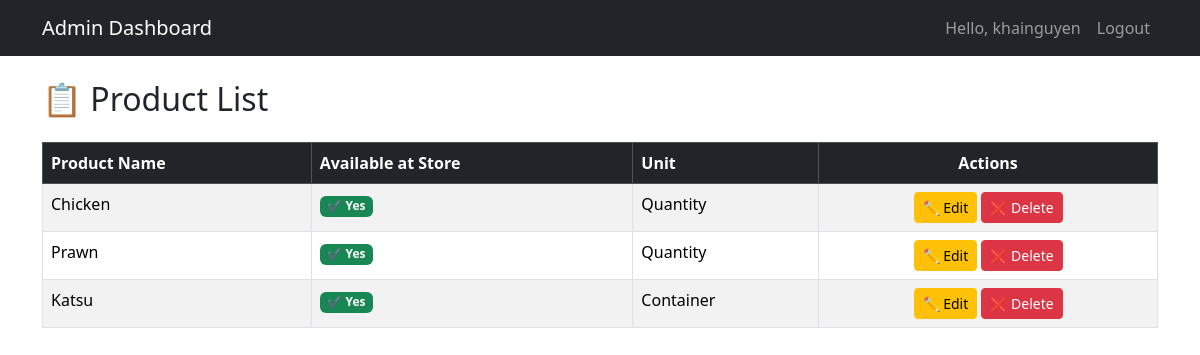
Page /dashboard/products/ (signed in) on the committed database.
### myapp/models.py (models this page shows, shortened)
class Product(models.Model):
    UNIT_CHOICES = [
        ('qty', 'Quantity'),
        ('container', 'Container'),
    ]
    uuid = models.UUIDField(default=uuid.uuid4, unique=True, null=True, blank=True, editable=False)
    name = models.CharField(max_length=255)
    available_at_store = models.BooleanField(default=True)
    unit = models.CharField(max_length=20, choices=UNIT_CHOICES, default='qty', null=True, blank=True)
    created_at = models.DateTimeField(auto_now_add=True)
    updated_at = models.DateTimeField(auto_now=True)

### myapp/views.py (the view)
# urls.py: path('dashboard/products/', admin_product_list, name='admin_product_list'),
@login_required
@user_passes_test(is_admin)
def admin_product_list(request):
    products = Product.objects.all()
    form = ProductAdminForm(request.POST or None)
    if request.method == "POST" and form.is_valid():
        form.save()
        messages.success(request, "Product added.")
        return redirect('admin_product_list')
    return render(request, 'admin_product_list.html', {'products': products, 'form': form})

### myapp/views.py (called while the page is built)
def is_admin(user):
    return user.is_superuser

### myapp/templates/admin_product_list.html (shortened to what this page needs)
{% extends "base.html" %}
{% block content %}
<h2 class="mb-4">📋 Product List</h2>
<table class="table table-striped table-bordered">
    <thead class="table-dark">
        <tr>
            <th>Product Name</th>
            <th>Available at Store</th>
            <th>Unit</th>
            {% if request.user.is_superuser %}
                <th class="text-center">Actions</th>
            {% endif %}
        </tr>
    </thead>
    <tbody>
        {% for product in products %}
        <tr>
            <td>{{ product.name }}</td>
            <td>
                {% if product.available_at_store %}
                    <span class="badge bg-success">✔️ Yes</span>
                {% else %}
                    <span class="badge bg-danger">✖️ No</span>
                {% endif %}
            </td>
            <td>{{ product.get_unit_display }}</td>
            {% if request.user.is_superuser %}
                <td class="text-center">
                    <a href="{% url 'product_update' product.pk %}" class="btn btn-sm btn-warning">✏️ Edit</a>
                    <a href="{% url 'product_delete' product.pk %}"
                        class="btn btn-sm btn-danger"
                        onclick="return confirm('Are you sure you want to delete this product?');">
                        ❌ Delete
                    </a>
                </td>
            {% endif %}
        </tr>
        {% empty %}
        <tr>
            <td colspan="4" class="text-center">There are currently no products.</td>
        </tr>
        {% endfor %}
    </tbody>
</table>
{% endblock %}

### myapp/templates/base.html (shortened to what this page needs)
<!DOCTYPE html>
<html lang="en">
<head>
    <link href="https://cdn.jsdelivr.net/npm/bootstrap@5.3.2/dist/css/bootstrap.min.css" rel="stylesheet">
</head>
<body>
    <nav class="navbar navbar-expand-lg navbar-dark bg-dark">
        <div class="container">
            <a class="navbar-brand" href="{% url 'admin_dashboard' %}">Admin Dashboard</a>
            <div class="collapse navbar-collapse" id="navbarNav">
                <ul class="navbar-nav ms-auto">
                    {% if user.is_authenticated %}
                        <li class="nav-item">
                            <span class="nav-link">Hello, {{ user.username }}</span>
                        </li>
                        <li class="nav-item">
                            <a class="nav-link" href="{% url 'staff_logout' %}">Logout</a>
                        </li>
                    {% else %}
                        <li class="nav-item">
                            <a class="nav-link" href="{% url 'staff_login' %}">Login</a>
                        </li>
                    {% endif %}
                </ul>
            </div>
        </div>
    </nav>
    <div class="container my-4">
        {% block content %}{% endblock %}
    </div>
</body>
</html>

### rows in the picture
Product: name "Chicken", available_at_store "✔️ Yes", unit "Quantity"
Product: name "Prawn", available_at_store "✔️ Yes", unit "Quantity"
Product: name "Katsu", available_at_store "✔️ Yes", unit "Container"

### other values in the picture
{{ user.username }} "khainguyen"
